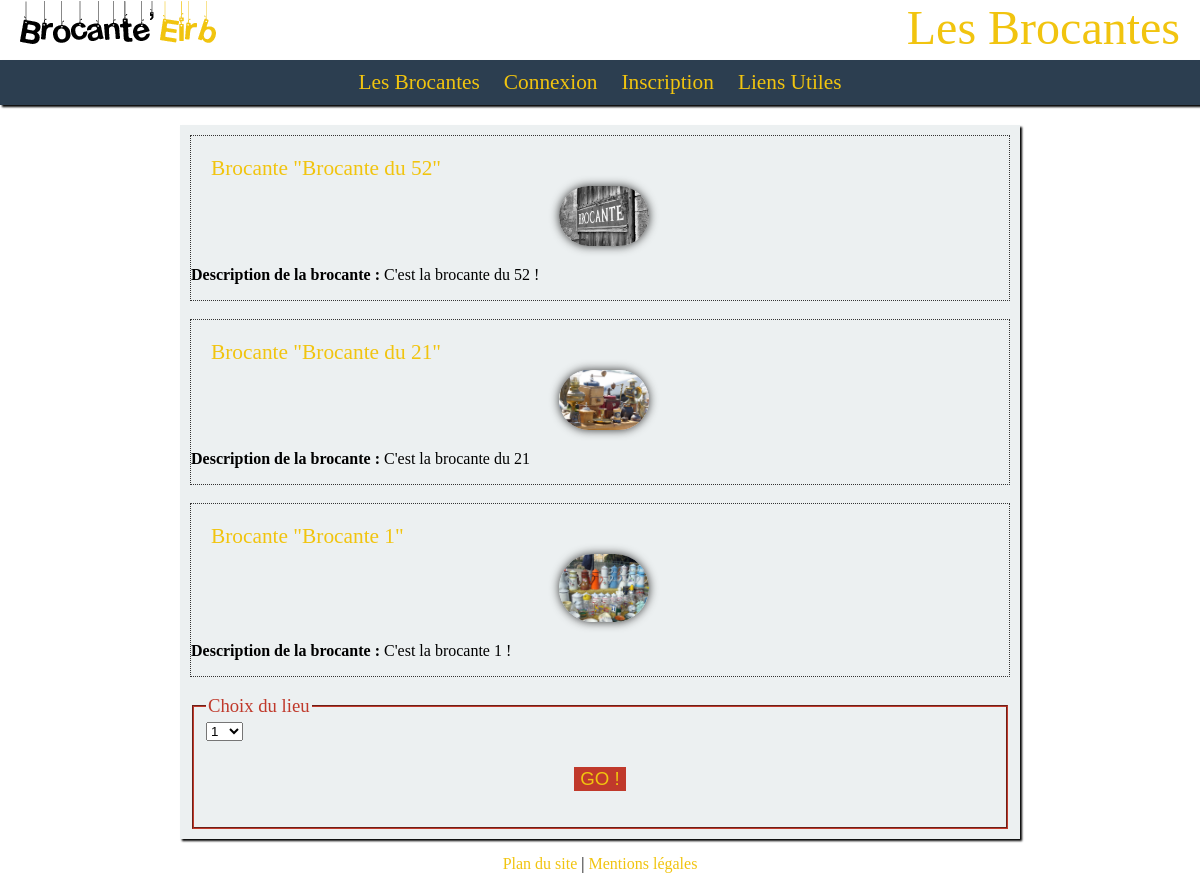
The page /Project/brocantes.php on the database its author committed.
### tables this page shows
CREATE TABLE IF NOT EXISTS `brocante` (
  `ID_Brocante` int(4) NOT NULL AUTO_INCREMENT,
  `nom_brocante` varchar(50) NOT NULL,
  `ID_utilisateur` int(4) NOT NULL,
  `description` varchar(500) NOT NULL,
  `lieu` varchar(50) NOT NULL,
  `photo1` text NOT NULL,
  `photo2` text NOT NULL,
  PRIMARY KEY (`ID_Brocante`)
);

### Project/brocantes.php (the view, shortened to what this page needs)
<?php
$titre= 'Les Brocantes';
require_once("src/fonctions.php");
include('src/entete.php');
?>
<section>
	<article>
<?php
$brocantes = $connect->prepare("SELECT * FROM brocante");
$brocantes->execute() or die(print_r($brocantes->errorInfo(), true));
	while ($ligne = $brocantes->fetch()) {
		$ID_Brocante = $ligne['ID_Brocante'];
		$nom_brocante = $ligne['nom_brocante'];
		$description = $ligne['description'];
		$photo1=$ligne['photo1'];
		echo "
		<div class='broc'>
		<a href=\"detailbroc.php?idbroc=$ID_Brocante\"><h2>Brocante \"$nom_brocante\" </h2></a>
		<img  class='roundedImageShadowProfil' src='src/$photo1'>
		<p><b>Description de la brocante :</b> $description</p>
		</div>
		<br>
		";
}
?>
		<form method="post" enctype="multipart/form-data" action="brocantelieu.php">
			<fieldset><legend>Choix du lieu</legend>
			    <select name="lieu" size="1">
       				<?php for ($lieu = 01 ; $lieu <= 95 ; $lieu++)
						{
					?>
                  <option value="<?php echo $lieu ?>"><?php echo $lieu; ?></option>
					<?php
						}
					?>
			    </select>
				<p id="submit"><input type="submit" value="GO !" tabindex="2"></p>
			</fieldset>
		</form>
	</article>
</section>
<?php include('src/footer.php'); ?>

### Project/src/entete.php
<?php
echo
'
	<!DOCTYPE html>
	<html lang="fr">
	<head>
		<meta charset="utf-8" />
		<title>'.$titre.' | Brocante en ligne </title>
		<meta name="description" content="Site de Brocante en ligne"
		<meta name="author" content="Benjamin BONNOTTE & Abdoul GUISSET"
		<meta name="viewport" content="width=device-width">
		<link rel="stylesheet" type="text/css" href="src/style.css"
	</head>
	<body>
		<header>
			<a id="logo" href="index.php"><img src="src/images/logo.png" title="Accueil" alt="Accueil"/> </a>
			<h1>'.$titre.'</h1>
			<nav>
';
include('sitemap.php');
echo
'
			</nav>
		</header>
';
?>

### Project/src/sitemap.php (shortened to what this page needs)
<?php
echo
'
			<ul><li><a href="brocantes.php">Les Brocantes</a></li>
';
if (!isset($_COOKIE['ID_utilisateur']))
{
	echo '<li><a href="connexion.php">Connexion</a></li>';
}
echo
'
			<li><a href="inscription.php">Inscription</a></li>
';
echo
'
<li><a href="liens.php"> Liens Utiles </a></li>
';
echo '</ul>';
?>

### Project/src/footer.php (shortened to what this page needs)
<?php
echo
'
	<footer>
		<p>	<a href="src/sitemap.php">Plan du site </a> | <a href="legales.php"> Mentions légales </a></p>
	</footer>
	</body>
	</html>
';
?>

### Project/src/style.css (style rules this page uses)
html,body { height: 100%; margin: 0; padding: 0; font-family: Calibri; font-size: 12pt; }
.roundedImageShadowProfil { -moz-box-shadow: 0px 0px 10px #343434; -webkit-box-shadow: 0px 0px 10px #343434; -o-box-shadow: 0px 0px 10px #343434; box-shadow: 0px 0px 10px #343434; overflow:hidden; -webkit-border-radius:50px; -moz-border-radius: 50%; border-radius:50px; width:90px; height:90px; max-width: 100%; height: auto; position: relative; left: 45%; }
a img { border: none; }
img { max-width: 100%; height: auto; }
a { color: #f1c40f; text-decoration: none; }
h1 { font-family: Century Gothic; font-weight: lighter; font-size: 36pt; color: #f1c40f; position: absolute; right: 20px; margin: 0; }
h2, caption { font-weight: lighter; font-size: 16pt; color: #f1c40f; text-align: left; margin-left: 20px; margin-top: 20px; margin-bottom: 5px; }
.broc { -moz-border-radius:0px; -webkit-border-radius:0px; border-radius:0px; border: 1px dotted #343434; }
header { position: fixed; width: 100%; height: 101px; color: #f1c40f; margin: 0; z-index: 50; }
#logo { position: absolute; left: 20px; }
nav { width: 100%; position: relative; top: 60px; background-color: #2c3e50; box-shadow: 2px 2px 2px black; position: fixed; }
nav ul { padding: 0; margin: 0; list-style: none; text-align: center; z-index: 50; }
nav ul li { display: inline-block; }
nav ul li a { font-family: Century Gothic; font-weight: lighter; font-size: 16pt; color: #f1c40f; text-decoration: none; display: block; padding: 10px; }
section { padding-top: 125px; max-width: 980px; width: 70%; margin: auto; }
article { background-color: #ecf0f1; box-shadow: 2px 2px 2px black; padding: 10px; margin: auto; }
legend { font-weight: lighter; font-size: 14pt; color: #c0392b; }
fieldset { border-color: #c0392b; }
#submit { text-align: center; }
input[type="submit"], input[type="button"] { background-color: #c0392b; font-weight: lighter; font-size: 14pt; color: #f1c40f; border:none; margin: 10px; }
footer { text-align: center; }

### rows shown on the page
brocante: nom_brocante "Brocante du 52", photo1 (picture), description "C'est la brocante du 52 !"
brocante: nom_brocante "Brocante du 21", photo1 (picture), description "C'est la brocante du 21"
brocante: nom_brocante "Brocante 1", photo1 (picture), description "C'est la brocante 1 !"

### other values the page prints
$titre "Les Brocantes"
form field lieu "1"
